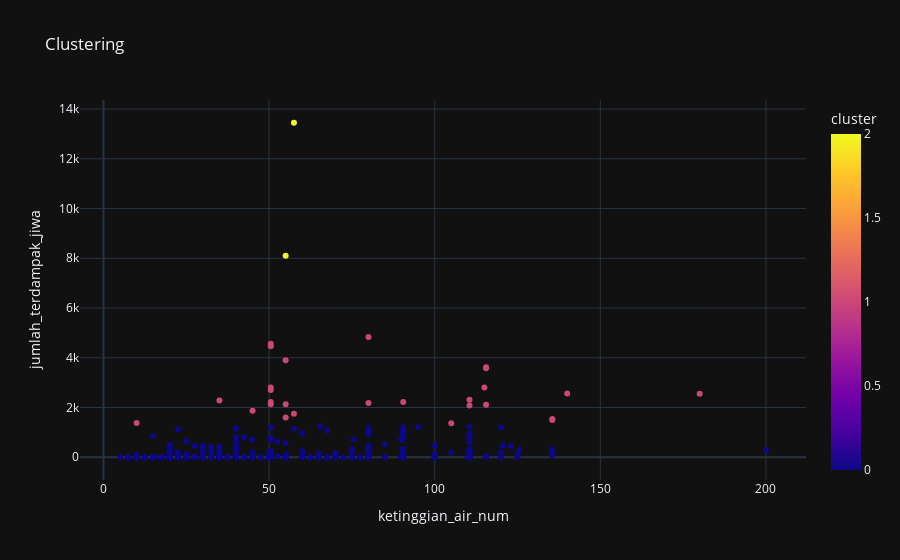

The notebook cell saved with this chart:
### Markdown cell above
# CLUSTERING

### Code cell
features = ['ketinggian_air_num', 'jumlah_terdampak_jiwa', 'lama_genangan']
X = merged_df[features]

# jumlah klaster
n_clusters = 3

# Membuat model K-Means
kmeans = KMeans(n_clusters=n_clusters, random_state=42, n_init=10)

# # Standarisasi data
# scaler = StandardScaler()
# scaled_data = scaler.fit_transform(data)

# Melakukan klastering
clusters = kmeans.fit_predict(X)

merged_df['cluster'] = clusters

fig = px.scatter(merged_df, x='ketinggian_air_num', y='jumlah_terdampak_jiwa', color='cluster',
                 title='Clustering')


fig.update_layout(template='plotly_dark')
fig.show()

print(merged_df[['kota_administrasi', 'cluster']])

### Figure 1 — Plotly figure (JSON) as saved in the notebook; plotly's stock layout.template omitted (floating-point values rounded to 4 significant figures; data arrays with more than 128 entries replaced by an {"elided": "..."} marker saying what was removed)
{"data": [{"hovertemplate": "ketinggian_air_num=%{x}<br>jumlah_terdampak_jiwa=%{y}<br>cluster=%{marker.color}<extra></extra>", "legendgroup": "", "marker": {"color": {"elided": "922 int values"}, "coloraxis": "coloraxis", "symbol": "circle"}, "mode": "markers", "name": "", "orientation": "v", "showlegend": false, "type": "scatter", "x": {"elided": "922 float values"}, "xaxis": "x", "y": {"elided": "922 int values"}, "yaxis": "y"}], "layout": {"coloraxis": {"colorbar": {"title": {"text": "cluster"}}, "colorscale": [[0, "#0d0887"], [0.1111, "#46039f"], [0.2222, "#7201a8"], [0.3333, "#9c179e"], [0.4444, "#bd3786"], [0.5556, "#d8576b"], [0.6667, "#ed7953"], [0.7778, "#fb9f3a"], [0.8889, "#fdca26"], [1, "#f0f921"]]}, "legend": {"tracegroupgap": 0}, "title": {"text": "Clustering"}, "xaxis": {"anchor": "y", "domain": [0, 1], "title": {"text": "ketinggian_air_num"}}, "yaxis": {"anchor": "x", "domain": [0, 1], "title": {"text": "jumlah_terdampak_jiwa"}}}}
